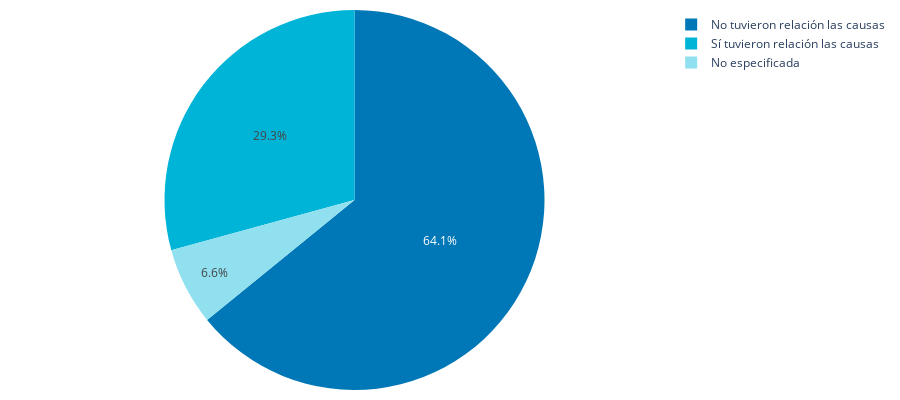

This figure's notebook cell:
### Code cell
# Agrupar y contar las ocurrencias de cada categoría en 'rel_emba'
counts = MORT_MAT['rel_emba'].value_counts()
counts.to_csv('C://Users//sdvc0//OneDrive//Escritorio//REPOSITORIO_ENAPEA//BACK//Mortalidad//Materna//Gráficas//MORT_MAT_4.csv', index=False)

# Obtener etiquetas y valores para el gráfico de pie
labels = counts.index.tolist()
values = counts.values.tolist()

# Colores en formato RGB
colors = ['#0077b6', '#00b4d8', '#90e0ef']

# Crear la figura de tipo pie
fig = go.Figure(data=[go.Pie(labels=labels, values=values, marker_colors=colors)])

# Actualizar diseño del layout
fig.update_layout(
    title='',
    title_x=0.5,  # Centrar el título horizontalmente
    title_y=0.95,  # Ajustar posición vertical del título
    margin=dict(l=50, r=50, t=10, b=10),  # Ajusta los márgenes para evitar recortes de etiqueta
    autosize=True,  # Permite que la gráfica se ajuste automáticamente al contenedor
    height=400
)

# Mostrar la figura
fig.show()
fig.write_html('C://Users//sdvc0//OneDrive//Escritorio//REPOSITORIO_ENAPEA//BACK//Mortalidad//Materna//Gráficas//MORT_MAT_4.html')

### Figure 1 — Plotly figure (JSON) as saved in the notebook; plotly's stock layout.template omitted (floating-point values rounded to 4 significant figures)
{"data": [{"labels": ["No tuvieron relación las causas", "Sí tuvieron relación las causas", "No especificada"], "marker": {"colors": ["#0077b6", "#00b4d8", "#90e0ef"]}, "type": "pie", "values": [894, 408, 92]}], "layout": {"autosize": true, "height": 400, "margin": {"b": 10, "l": 50, "r": 50, "t": 10}, "title": {"text": "", "x": 0.5, "y": 0.95}}}
